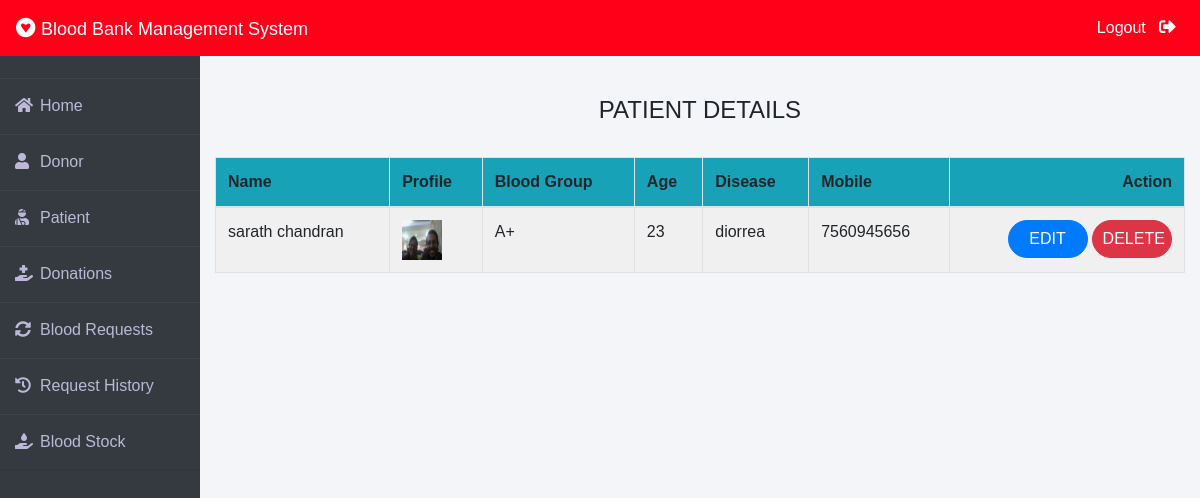
/admin-patient (signed in), run on an earlier commit of the app's database.
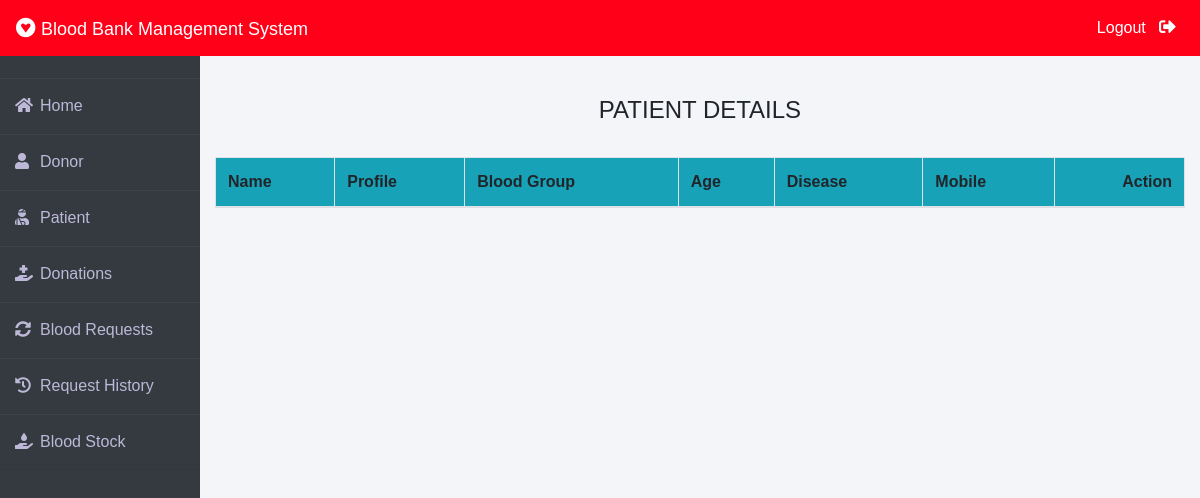
And on a later commit of the database.
### patient/models.py (models this page shows, shortened)
class Patient(models.Model):
    user=models.OneToOneField(User,on_delete=models.CASCADE)
    profile_pic= models.ImageField(upload_to='profile_pic/Patient/',null=True,blank=True)
    age=models.PositiveIntegerField()
    bloodgroup=models.CharField(max_length=10)
    disease=models.CharField(max_length=100)
    doctorname=models.CharField(max_length=50)
    address = models.CharField(max_length=40)
    mobile = models.CharField(max_length=20,null=False)
    @property
    def get_name(self):
        return self.user.first_name+" "+self.user.last_name

### blood/views.py (the view)
# urls.py: path('admin-patient', views.admin_patient_view,name='admin-patient'),
@login_required(login_url='adminlogin')
def admin_patient_view(request):
    patients=pmodels.Patient.objects.all()
    return render(request,'blood/admin_patient.html',{'patients':patients})

### templates/blood/admin_patient.html
{% extends 'blood/adminbase.html' %}
{% block content %}
{% load widget_tweaks %}
{%load static%}
<br><br>
<div class="container">
    <H4 class="text-center">PATIENT DETAILS</H4><br>
    <table class="table table-light table-hover table-bordered table-striped">
        <thead class="bg-info">
            <tr>
                <th scope="col">Name</th>
                <th scope="col">Profile</th>
                <th scope="col">Blood Group</th>
                <th scope="col">Age</th>
                <th scope="col">Disease</th>
                <th scope="col">Mobile</th>
                <th class="text-right">Action</th>
            </tr>
        </thead>
        <tbody>
            {% for t in patients %}
            <tr>
                <td> {{t.get_name}}</td>
                <td> <img src="{% static t.profile_pic.url %}" alt="Profile Pic" height="40px" width="40px" /></td>
                <td>{{t.bloodgroup}}</td>
                <td>{{t.age}}</td>
                <td>{{t.disease}}</td>
                <td>{{t.mobile}}</td>
                <td class="text-right">
                    <button class="btn btn-primary badge-pill" style="width: 80px;"><a  style="text-decoration: none;color: white;" href="{% url 'update-patient' t.id  %}">EDIT</a> </button>
                    <button class="btn btn-danger badge-pill" style="width: 80px;"><a  style="text-decoration: none;color: white;" href="{% url 'delete-patient' t.id  %}">DELETE</a> </button>
                </td>
            </tr>
            {% endfor %}
        </tbody>
    </table>
</div>
{% endblock content %}

### templates/blood/adminbase.html (shortened to what this page needs)
<!DOCTYPE html>
<html lang="en">
<head>
    <link rel="stylesheet" href="https://maxcdn.bootstrapcdn.com/bootstrap/4.0.0/css/bootstrap.min.css">
    <link rel="stylesheet" href="https://cdnjs.cloudflare.com/ajax/libs/font-awesome/5.14.0/css/all.css">
</head>
<body>
    <nav class="navbar navbar-expand-lg navbar-light fixed-top bg-danger">
        <a style="color:white;" class="navbar-brand" href="/"><i class="fab fa-gratipay"></i>&nbsp;<font face = "Comic sans MS" size ="4">Blood Bank Management System</font></a>
        <div class="navbar-collapse collapse w-100 order-3 dual-collapse2">
            <ul class="navbar-nav ml-auto">
                <li class="nav-item">
                    <a class="nav-link" style="color: white;" href="/logout">Logout &nbsp; <i class="fas fa-sign-out-alt"></i></a>
                </li>
            </ul>
        </div>
      </nav>
<br><br>
<div class="wrapper">
    <div class="sidebar">
        <ul>
            <li><a style="text-decoration:none;" href="/"><i class="fas fa-home"></i>Home</a></li>
            <li><a style="text-decoration:none;" href="/admin-donor"><i class="fas fa-user"></i>Donor</a></li>
            <li><a style="text-decoration:none;" href="/admin-patient"><i class="fas fa-user-injured"></i>Patient</a></li>
            <li><a style="text-decoration:none;" href="/admin-donation"><i class="fas fa-hand-holding-medical"></i>Donations</a></li>
            <li><a style="text-decoration:none;" href="/admin-request"><i class="fas fa-sync-alt"></i>Blood Requests</a></li>
            <li><a style="text-decoration:none;" href="/admin-request-history"><i class="fas fa-history"></i>Request History</a></li>
            <li><a style="text-decoration:none;" href="/admin-blood"><i class="fas fa-hand-holding-water"></i>Blood Stock</a></li>
        </ul>
    </div>
    <div class="main_content">
{% block content %}
{% endblock content %}
    </div>
</div>
</body>
</html>

### templates/blood/adminbase.html (style rules this page uses)
* { margin: 0; padding: 0; box-sizing: border-box; list-style: none; text-decoration: none; font-family: 'Josefin Sans', sans-serif; }
body { background-color: #f3f5f9; }
.bg-danger { background-color: #ff0018!important; }
.wrapper { display: flex; position: relative; }
.wrapper .sidebar { width: 200px; height: 100%; background: #343a40; padding: 30px 0px; position: fixed; }
.wrapper .sidebar ul li { padding: 15px; border-bottom: 1px solid #bdb8d7; border-bottom: 1px solid rgba(0,0,0,0.05); border-top: 1px solid rgba(255,255,255,0.05); }
.wrapper .sidebar ul li a { color: #bdb8d7; display: block; }
.wrapper .sidebar ul li a .fas { width: 25px; }
.wrapper .main_content { width: 100%; margin-left: 200px; }
.fa-sign-out-alt { color: white; font-size: 2ex; }

What changed in the data, as far as the page shows it:
removed Patient: get_name "sarath chandran", profile_pic (picture), bloodgroup "A+", age "23", disease "diorrea", mobile "7560945656"
